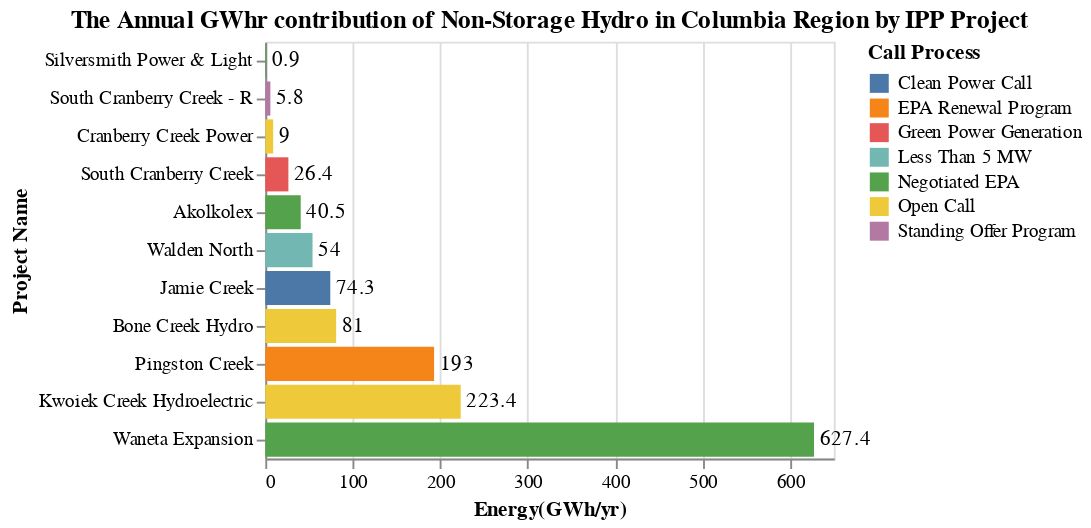

The notebook cell this image was saved under:
### Markdown cell above
The bar chart energy_CR_Loc_chart, shows the energy contribution of the project and the call process by which it was acquired. 

The bar chart capacity_CR_Loc_chart, shows the capacity contribution of each of these projects and the call process by which it was acquired.

### Code cell
title = alt.TitleParams('The Annual GWhr contribution of Non-Storage Hydro in Columbia Region by IPP Project')

capacity_IPP = alt.Chart(data_CR, title = title).mark_bar().encode(
                    alt.Y('Project_name', title='Project Name',sort='x'),
                    alt.X('sum(Energy(GWh/yr))', title='Energy(GWh/yr)'),
                    alt.Color('Call_process', title = 'Call Process')).properties( width=300)
energy_CR_Loc_chart = capacity_IPP + capacity_IPP.mark_text(
    color = 'black', align='left', dx = 3).encode(text='sum(Energy(GWh/yr))',color=alt.value('black'))
energy_CR_Loc_chart

### Figure 1 — Vega-Lite specification as saved in the notebook (floating-point values rounded to 4 significant figures)
{"config": {"view": {"continuousWidth": 300, "continuousHeight": 300}}, "layer": [{"mark": {"type": "bar"}, "encoding": {"color": {"field": "Call_process", "title": "Call Process", "type": "nominal"}, "x": {"aggregate": "sum", "field": "Energy(GWh/yr)", "title": "Energy(GWh/yr)", "type": "quantitative"}, "y": {"field": "Project_name", "sort": "x", "title": "Project Name", "type": "nominal"}}, "title": {"text": "The Annual GWhr contribution of Non-Storage Hydro in Columbia Region by IPP Project"}}, {"mark": {"type": "text", "align": "left", "color": "black", "dx": 3}, "encoding": {"color": {"value": "black"}, "text": {"aggregate": "sum", "field": "Energy(GWh/yr)", "type": "quantitative"}, "x": {"aggregate": "sum", "field": "Energy(GWh/yr)", "title": "Energy(GWh/yr)", "type": "quantitative"}, "y": {"field": "Project_name", "sort": "x", "title": "Project Name", "type": "nominal"}}, "title": {"text": "The Annual GWhr contribution of Non-Storage Hydro in Columbia Region by IPP Project"}}], "data": {"name": "data-d16dfe2159457b9070dd6b8c3a832d59"}, "width": 300, "$schema": "https://vega.github.io/schema/vega-lite/v5.20.1.json", "datasets": {"data-d16dfe2159457b9070dd6b8c3a832d59": [{"Sub_region": "Kelly Lake Nicola", "Project_name": "Jamie Creek", "IPP_seller": "Jamie Creek LP", "Location": "Gold Bridge", "Type": "Non-Storage Hydro", "Year": "2010", "Call_process": "Clean Power Call", "Capacity(MW)": 21.3, "Energy(GWh/yr)": 74.3, "Region": "Columbia Region"}, {"Sub_region": "Kelly Lake Nicola", "Project_name": "Bone Creek Hydro", "IPP_seller": "Canadian Hydro Developers Inc.", "Location": "Kamloops", "Type": "Non-Storage Hydro", "Year": "2006", "Call_process": "Open Call", "Capacity(MW)": 20.0, "Energy(GWh/yr)": 81.0, "Region": "Columbia Region"}, {"Sub_region": "Kelly Lake Nicola", "Project_name": "Walden North", "IPP_seller": "Cayoose Creek Power Limited Partnership", "Location": "Lillooet", "Type": "Non-Storage Hydro", "Year": "1989", "Call_process": "Less Than 5 MW", "Capacity(MW)": 16.0, "Energy(GWh/yr)": 54.0, "Region": "Columbia Region"}, {"Sub_region": "Kelly Lake Nicola", "Project_name": "Kwoiek Creek Hydroelectric", "IPP_seller": "Kwoiek Creek Resources Limited Partnership", "Location": "Lytton", "Type": "Non-Storage Hydro", "Year": "2006", "Call_process": "Open Call", "Capacity(MW)": 50.0, "Energy(GWh/yr)": 223.4, "Region": "Columbia Region"}, {"Sub_region": "Revelstoke Ashton Creek", "Project_name": "South Cranberry Creek", "IPP_seller": "Cranberry Creek Hydro LP", "Location": "Revelstoke", "Type": "Non-Storage Hydro", "Year": "2003", "Call_process": "Green Power Generation", "Capacity(MW)": 8.5, "Energy(GWh/yr)": 26.4, "Region": "Columbia Region"}, {"Sub_region": "Revelstoke Ashton Creek", "Project_name": "Cranberry Creek Power", "IPP_seller": "Cranberry Creek Hydro LP", "Location": "Revelstoke", "Type": "Non-Storage Hydro", "Year": "2006", "Call_process": "Open Call", "Capacity(MW)": 3.0, "Energy(GWh/yr)": 9.0, "Region": "Columbia Region"}, {"Sub_region": "Revelstoke Ashton Creek", "Project_name": "South Cranberry Creek - R", "IPP_seller": "Cranberry Creek Hydro LP", "Location": "Revelstoke", "Type": "Non-Storage Hydro", "Year": "2010", "Call_process": "Standing Offer Program", "Capacity(MW)": 0.1, "Energy(GWh/yr)": 5.8, "Region": "Columbia Region"}, {"Sub_region": "Revelstoke Ashton Creek", "Project_name": "Akolkolex", "IPP_seller": "Canadian Hydro Developers Inc.", "Location": "Revelstoke", "Type": "Non-Storage Hydro", "Year": "2016", "Call_process": "Negotiated EPA", "Capacity(MW)": 10.0, "Energy(GWh/yr)": 40.5, "Region": "Columbia Region"}, {"Sub_region": "Revelstoke Ashton Creek", "Project_name": "Pingston Creek", "IPP_seller": "Joint Venture", "Location": "Revelstoke", "Type": "Non-Storage Hydro", "Year": "2022", "Call_process": "EPA Renewal Program", "Capacity(MW)": 45.0, "Energy(GWh/yr)": 193.0, "Region": "Columbia Region"}, {"Sub_region": "Revelstoke Ashton Creek", "Project_name": "Silversmith Power & Light", "IPP_seller": "Silversmith Power & Light Corporation", "Location": "Sandon", "Type": "Non-Storage Hydro", "Year": "2016", "Call_process": "Negotiated EPA", "Capacity(MW)": 0.2, "Energy(GWh/yr)": 0.9, "Region": "Columbia Region"}, {"Sub_region": "Selkirk", "Project_name": "Waneta Expansion", "IPP_seller": "Waneta Expansion Power Corporation", "Location": "Trail", "Type": "Non-Storage Hydro", "Year": "2010", "Call_process": "Negotiated EPA", "Capacity(MW)": 335.0, "Energy(GWh/yr)": 627.4, "Region": "Columbia Region"}]}}
